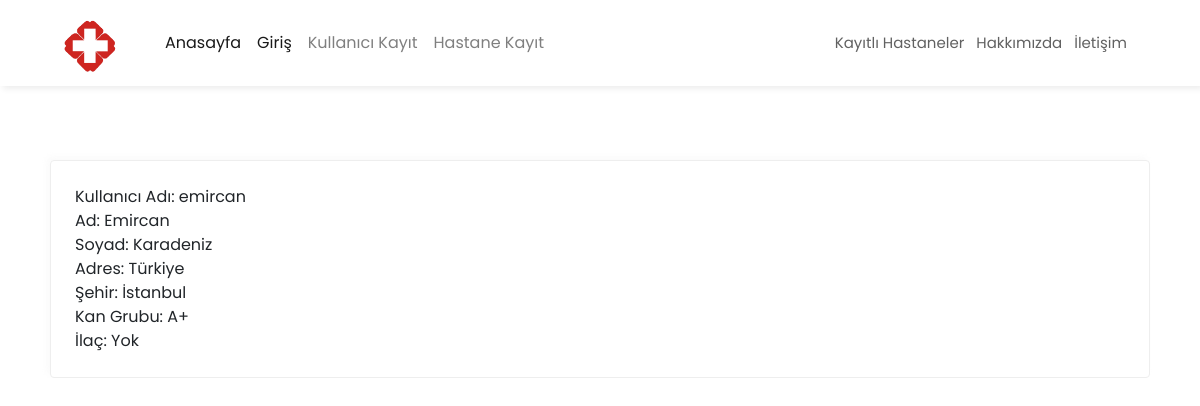
The app's page /bilgilerim.php?id=1 with its own data.
### tables this page shows
CREATE TABLE `kullanici` (
  `id` int(11) NOT NULL,
  `kullaniciadi` varchar(100) NOT NULL,
  `sifre` varchar(100) NOT NULL,
  `ad` varchar(100) NOT NULL,
  `soyad` varchar(100) NOT NULL,
  `adres` varchar(100) NOT NULL,
  `il` int(11) NOT NULL,
  `ilce` int(11) NOT NULL,
  `kangrubu` varchar(10) NOT NULL,
  `ilac` varchar(100) NOT NULL,
  `sigara` tinyint(1) NOT NULL,
  `alkol` tinyint(1) NOT NULL
);

CREATE TABLE `il` (
  `il_no` int(11) NOT NULL,
  `isim` varchar(50) DEFAULT NULL
);

### vt.php (called while the page is built, shortened)
<?php
class Veritabani
{
    private $baglanti;
    public function __construct()
    {
        $this->baglanti = mysqli_connect("localhost", "root", "", "VtHastane");
        mysqli_set_charset($this->baglanti, 'utf8');
    }
    public function DiziDondur($query, $sutunlar)
    {
        $sonuc = $this->baglanti->query($query);
        $veriler = array();
        while ($satir = $sonuc->fetch_assoc()) {
            $dizi = array();
            for ($i = 0; $i < count($sutunlar); $i++) {
                array_push($dizi, $satir[$sutunlar[$i]]);
            }
            array_push($veriler, $dizi);
        }
        return $veriler;
    }
}

### bilgilerim.php (the view, shortened to what this page needs)
<?php
require 'vt.php';
$vt = new Veritabani();
?>
<!doctype html>
<html lang="tr">
<head>
    <link rel="stylesheet" href="https://stackpath.bootstrapcdn.com/bootstrap/4.3.1/css/bootstrap.min.css">
    <link rel="stylesheet" href="https://cdnjs.cloudflare.com/ajax/libs/font-awesome/5.15.1/css/all.min.css">
    <link rel="stylesheet" href="css/style.css">
</head>
<body>
    <nav class="navbar navbar-expand-lg navbar-light bg-light position-fixed">
        <?php include 'menu.php'; ?>
    </nav>
    <div class="kayitOl-section ">
        <form style="display: block !important;">
            <div class="kayitOl-left">
                <?php
                if (isset($_GET['id'])) {
                    $id = $_GET['id'];
                    if (isset($_SESSION['hgiris'])) {
                        die("Bu sayfaya sadece normal üyeler bakabilir..");
                    } else {
                        $bilgiler =  $vt->DiziDondur("SELECT * from kullanici as k inner join il as i on k.il = i.il_no where k.id = $id ", array("kullaniciadi", "ad", "soyad", "adres", "isim", "kangrubu", "ilac", "sigara", "alkol"));
                        echo "Kullanıcı Adı: " . $bilgiler[0][0] . "<br>";
                        echo "Ad: " . $bilgiler[0][1] . "<br>";
                        echo "Soyad: " . $bilgiler[0][2] . "<br>";
                        echo "Adres: " . $bilgiler[0][3] . "<br>";
                        echo "Şehir: " . $bilgiler[0][4] . "<br>";
                        echo "Kan Grubu: " . $bilgiler[0][5] . "<br>";
                        echo "İlaç: " . $bilgiler[0][6] . "<br>";
                    }
                } else {
                    echo 'Direkt bu sayfaya erişim yasak.';
                }
                ?>
            </div>
        </form>
    </div>
</body>
</html>

### css/style.css (style rules this page uses)
* { padding: 0px; margin: 0px; font-family: 'Poppins', sans-serif; -webkit-box-sizing: border-box; box-sizing: border-box; }
html { scroll-behavior: smooth; width: 100vw !important; overflow-x: hidden; }
body { overflow-x: hidden; }
.navbar { width: 100%; z-index: 9999; background: #fff !important; -webkit-box-shadow: 3px 3px 6px #eee; box-shadow: 3px 3px 6px #eee; }
.kayitOl-section { margin-left: 50px; margin-right: 50px; }
.kayitOl-section form { display: -ms-grid; display: grid; -ms-grid-columns: 1fr 1fr; grid-template-columns: 1fr 1fr; margin-top: 160px; grid-gap: 20px; }
.kayitOl-section form .kayitOl-left, .kayitOl-section form .kayitOl-right { padding: 24px; border: 1px solid #eee; border-radius: 4px; -webkit-box-shadow: -3px -3px 6px rgba(238, 238, 238, 0.322); box-shadow: -3px -3px 6px rgba(238, 238, 238, 0.322); }

### records on screen
kullanici: kullaniciadi "emircan", ad "Emircan", soyad "Karadeniz", adres "Türkiye", il.isim "İstanbul", kangrubu "A+", ilac "Yok"
